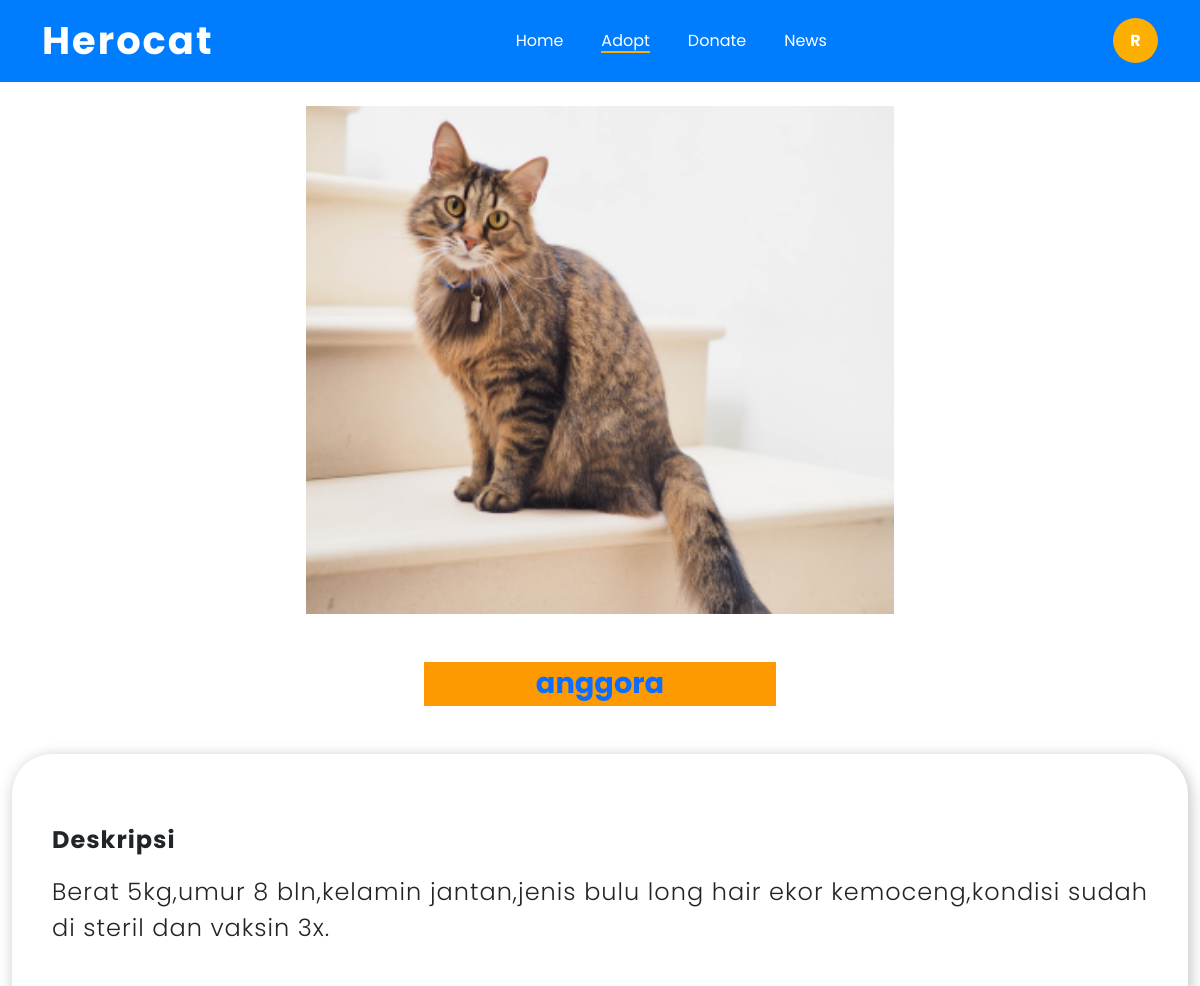
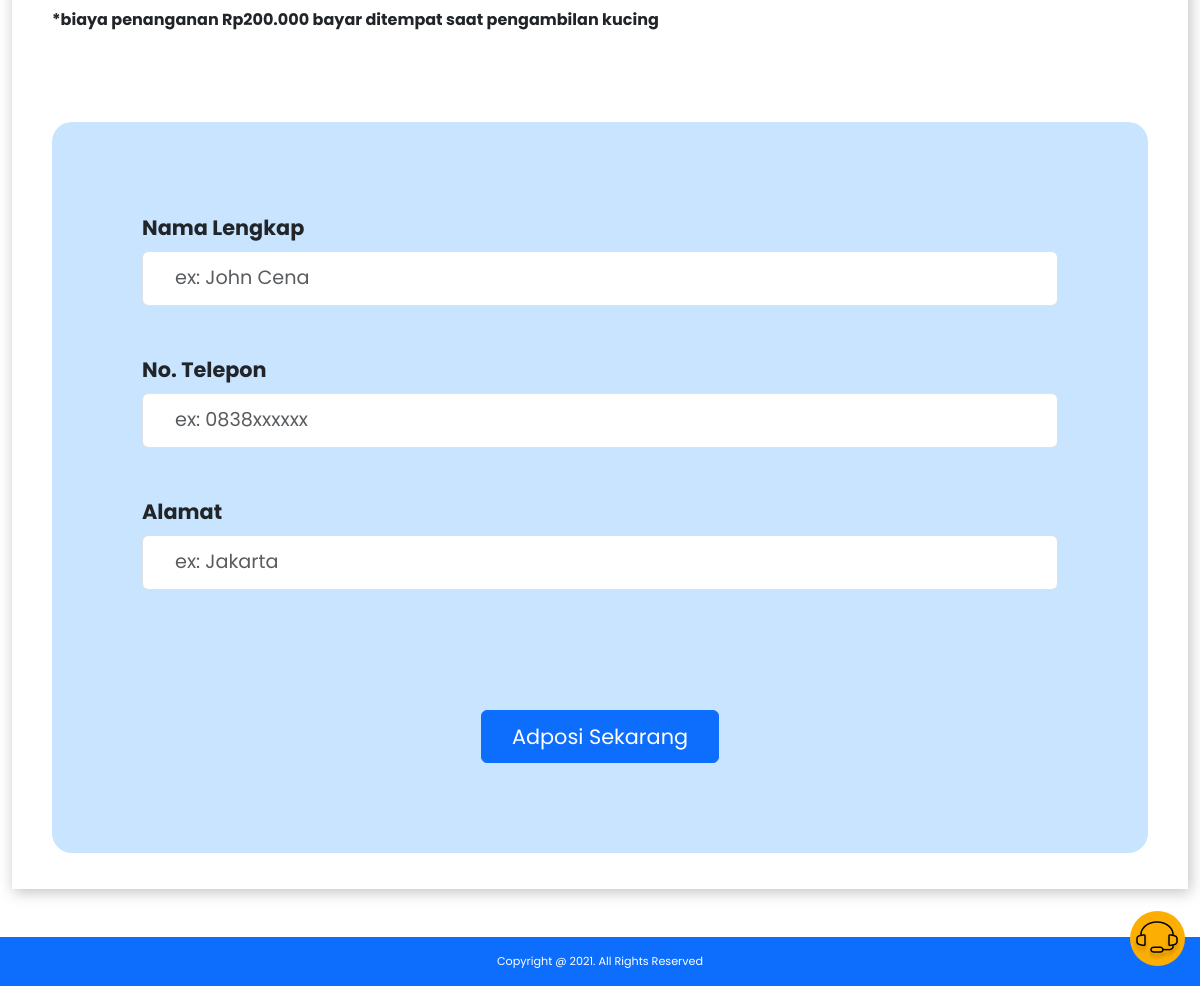
/detail-adopsi.php?id=66 (signed in), run on the app's committed database (2 pictures, top to bottom).
### tables this page shows
CREATE TABLE `user` (
  `id_user` int(11) NOT NULL,
  `username` varchar(200) DEFAULT NULL,
  `password` varchar(300) DEFAULT NULL,
  `gmail` text DEFAULT NULL,
  `level` varchar(20) DEFAULT NULL,
  `tanggal` timestamp NOT NULL DEFAULT current_timestamp() ON UPDATE current_timestamp()
);

CREATE TABLE `kucing` (
  `id_kucing` int(11) NOT NULL,
  `jenis_kucing` varchar(50) NOT NULL,
  `deskripsi_kucing` text NOT NULL,
  `stok` int(11) NOT NULL,
  `gambar` text NOT NULL
);

### partial/profile-inisial.php (called while the page is built)
<?php
 $id = $_SESSION["id"];
 $query = mysqli_query($conn, "SELECT * FROM user WHERE id_user = $id");
 $user = mysqli_fetch_assoc($query);
 $nama = $user["username"];

### function/function.php (called while the page is built, shortened)
<?php
$conn = mysqli_connect("localhost", "root", "", "herocat");
function tampil($sql)
{
  global $conn;
  $query = mysqli_query($conn, $sql);
  $rows = [];
  while ($row = mysqli_fetch_assoc($query)) {
    $rows[] = $row;
  }
  return $rows;
}

### detail-adopsi.php (the view, shortened to what this page needs)
<link href="css/detail-adopsi.css" rel=stylesheet>
<link href="css/index.css" rel=stylesheet>
<link href="lib/node_modules/bootstrap/dist/css/bootstrap.min.css" rel=stylesheet>
<link rel="stylesheet" href="https://unpkg.com/aos@next/dist/aos.css" />
<?php
    require_once('function/function.php');
    require_once('partial/nav-detail-adopt.php');
    require_once('partial/cs.php');
    $id_kucing = $_GET["id"];
    $cat = tampil("SELECT * FROM kucing WHERE id_kucing = $id_kucing")[0];
?>
<div class="container-fluid">
    <div class="gambar-kucing my-4">
        <img src="assets/adopsi/<?=$cat["gambar"]?>" alt="gambar-kucing">
    </div>
    <div class="jenis-kucing my-5">
        <p class="text-center text-primary mx-auto"><?=$cat["jenis_kucing"]?></p>
    </div>
    <div class="cover">
        <div class="deskripsi-kucing">
            <p class="judul mt-5">Deskripsi</p>
            <p class="deskripsi"><?=$cat["deskripsi_kucing"]?></p>
            <p class="warning my-5">*biaya penanganan Rp200.000 bayar ditempat saat pengambilan kucing</p>
        </div>
        <form action="" method="POST">
            <div class="mb-5">
                <label for="nama" class="form-label">Nama Lengkap</label>
                <input type="text" name="nama" placeholder="ex: John Cena" class="form-control" id="nama" required>
            </div>
            <div class="mb-5">
                <label for="telpon" class="form-label">No. Telepon</label>
                <input type="number" name="telpon" placeholder="ex: 0838xxxxxx" class="form-control" id="telpon" required>
            </div>
            <div class="mb-5">
                <label for="alamat" class="form-label">Alamat</label>
                <input type="text" name="alamat" placeholder="ex: Jakarta" class="form-control" id="alamat" required>
            </div>
            <button class="btn btn-primary adopsi" name="adopsi" type="submit">Adposi Sekarang</button>
        </form>
    </div>
</div>
<?php require_once('partial/footer.php');?>

### partial/nav-detail-adopt.php (shortened to what this page needs)
<?php
require_once('partial/profile-inisial.php');
?>
<!DOCTYPE html>
<html>
<head>
    <link rel="stylesheet" href="lib/node_modules/bootstrap/dist/css/bootstrap.css">
    <link rel="stylesheet" href="css/nav.css">
    <link rel="stylesheet" href="css/index.css">
    <link rel="stylesheet" href="https://unpkg.com/aos@next/dist/aos.css" />
</head>
<body>
    <nav class="navbar navbar-expand-lg navbar-dark">
        <div class="container-fluid">
            <a class="navbar-brand logo" href="index.php">Herocat</a>
            <div class="collapse navbar-collapse" id="navbarNavAltMarkup">
                <div class="navbar-nav mx-auto">
                    <a class="nav-item text-decoration-none" href="index.php">Home</a>
                    <a class="nav-item text-decoration-none active" href="adopsi.php">Adopt</a>
                    <a class="nav-item text-decoration-none" href="donasi.php">Donate</a>
                    <a class="nav-item text-decoration-none" href="news.php">News</a>
                </div>
                <div class="profile">
                    <a href="user/profile.php" class="text-decoration-none">
                        <?php echo strtoupper(substr($nama,0,1))?>
                    </a>
                </div>
            </div>
        </div>
    </nav>

### css/detail-adopsi.css (style rules this page uses)
body { font-family: "Poppins", sans-serif; overflow-x: hidden; }
html { overflow-x: hidden; scroll-behavior: smooth; }
.gambar-kucing img { display: grid; margin: 0 auto; width: 100%; }
.jenis-kucing p { font-size: 3.8rem; font-weight: 700; background-color: #FE9A01; width: 50%; }
.cover { box-shadow: 2px 3px 15px rgba(0, 0, 0, 25%); padding: 20px 40px; border-radius: 40px 40px 0 0; }
.deskripsi-kucing p.judul { font-size: 3rem; font-weight: 700; text-align: justify; letter-spacing: 1px; }
.deskripsi-kucing p.deskripsi { font-size: 2.8rem; font-weight: 300; text-align: justify; letter-spacing: 1px; }
.deskripsi-kucing p.warning { font-size: 1.8rem; font-weight: 500; text-align: left; }
form { padding: 60px 20px; background-color: #C9E4FF; margin-top: 90px; border-radius: 20px; }
form label { font-size: 2.5rem; font-weight: 700; }
input::placeholder { padding: 0 20px; font-size: 2.7rem; line-height: 100px; }
form input { height: 100px; }
form button.adopsi { font-size: 3rem; display: grid; margin: 0 auto; margin-top: 120px; padding: 22px 30px; }
@media (min-width:770px) { .gambar-kucing img { width: 50%; } }
@media (min-width:770px) { .jenis-kucing p { font-size: 1.8rem; width: 30%; } }
@media (min-width:770px) { .deskripsi-kucing p.judul { font-size: 1.5rem; font-weight: 700; } }
@media (min-width:770px) { .deskripsi-kucing p.deskripsi { font-size: 1.5rem; } }
@media (min-width:770px) { .deskripsi-kucing p.warning { font-size: 1rem; font-weight: 700; } }
@media (min-width:770px) { form { padding: 90px; } }
@media (min-width:770px) { form label { font-size: 1.3rem; } }
@media (min-width:770px) { input::placeholder { font-size: 1.2rem; line-height: 100px; } }
@media (min-width:770px) { form input { height: 55px; } }
@media (min-width:770px) { form button.adopsi { font-size: 1.3rem; padding: 10px 30px; } }

### css/index.css (style rules this page uses)
body { font-family: "Poppins", sans-serif; overflow-x: hidden; }
html { overflow-x: hidden; scroll-behavior: smooth; }
:root { --kuning: #fdae02; --putih: #fff; --biru: #007cfe; --hoverbiru: #0772e2; --hoverkuning: #ffb71b; --birumuda: #C9E4FF; }

### css/nav.css (style rules this page uses)
body { font-family: "Poppins", sans-serif; overflow-x: hidden; }
html { overflow-x: hidden; scroll-behavior: smooth; }
:root { --kuning: #fdae02; --putih: #fff; --biru: #007cfe; --hoverbiru: #0772e2; --hoverkuning: #ffb71b; }
.navbar { background-color: var(--biru); }
.navbar .logo { font-size: 1.4rem; font-weight: 700; letter-spacing: 1px; }
.navbar .nav-item { color: var(--putih); margin: 15px auto; font-size: 1.1rem; }
.navbar .profile { width: 55px; height: 55px; display: flex; justify-content: center; text-align: center; border-radius: 100px; background-color: var(--kuning); margin: 0 auto; margin-top: 35px; margin-bottom: 15px; }
.navbar .profile a { color: var(--putih); display: flex; flex-direction: column; justify-content: center; font-weight: 700; }
@media (min-width:1023px) { .navbar { padding: 7px 30px; } }
@media (min-width:1023px) { .navbar .logo { font-size: 2.4rem; letter-spacing: 2px; } }
@media (min-width:1023px) { .navbar .nav-item { margin: 0 19px; font-size: 1rem; } }
@media (min-width:1023px) { .navbar .nav-item:hover::after, .navbar .nav-item.active::after { content: ''; display: block; border: 1px solid var(--kuning); margin-top: -2px; animation: nav-item 1s forwards; } }
@media (min-width:1023px) { .navbar .profile { width: 45px; height: 45px; margin: 0; margin-top: 0; margin-bottom: 0; } }

### data on the page
user: username "R"
kucing: gambar (picture), jenis_kucing "anggora", deskripsi_kucing "Berat 5kg,umur 8 bln,kelamin jantan,jenis bulu long hair ekor kemoceng,kondisi sudah di steril dan vaksin 3x."
